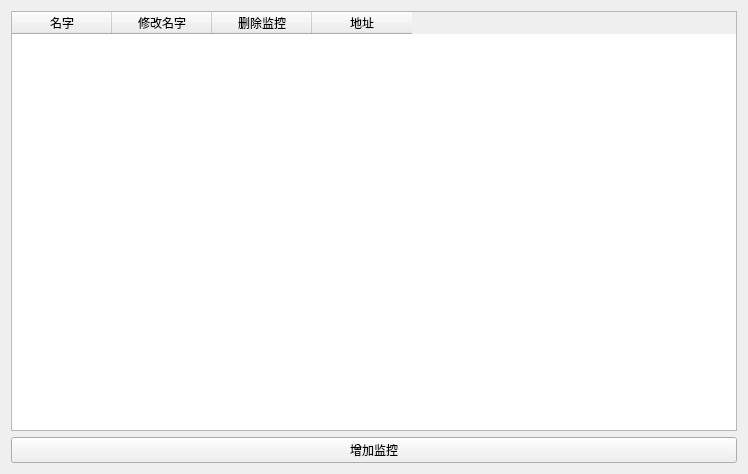
<?xml version="1.0" encoding="UTF-8"?>
<ui version="4.0">
 <class>CarMonitorPage</class>
 <widget class="QWidget" name="CarMonitorPage">
  <property name="geometry">
   <rect>
    <x>0</x>
    <y>0</y>
    <width>748</width>
    <height>474</height>
   </rect>
  </property>
  <property name="windowTitle">
   <string>Car Monitor Page</string>
  </property>
  <layout class="QHBoxLayout" name="mainLayout">
   <item>
    <layout class="QVBoxLayout" name="leftLayout">
     <item>
      <widget class="QTableWidget" name="table">
       <column>
        <property name="text">
         <string>名字</string>
        </property>
       </column>
       <column>
        <property name="text">
         <string>修改名字</string>
        </property>
       </column>
       <column>
        <property name="text">
         <string>删除监控</string>
        </property>
       </column>
       <column>
        <property name="text">
         <string>地址</string>
        </property>
       </column>
      </widget>
     </item>
     <item>
      <widget class="QPushButton" name="addButton">
       <property name="text">
        <string>增加监控</string>
       </property>
      </widget>
     </item>
    </layout>
   </item>
  </layout>
 </widget>
 <resources/>
 <connections/>
</ui>
